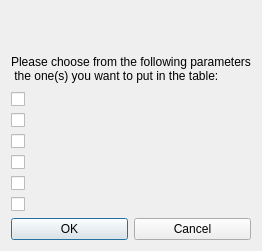
<?xml version="1.0" encoding="UTF-8"?>
<ui version="4.0">
 <class>selectParaDialog</class>
 <widget class="QDialog" name="selectParaDialog">
  <property name="geometry">
   <rect>
    <x>0</x>
    <y>0</y>
    <width>233</width>
    <height>251</height>
   </rect>
  </property>
  <property name="sizePolicy">
   <sizepolicy hsizetype="MinimumExpanding" vsizetype="MinimumExpanding">
    <horstretch>0</horstretch>
    <verstretch>0</verstretch>
   </sizepolicy>
  </property>
  <property name="windowTitle">
   <string>Dialog</string>
  </property>
  <layout class="QVBoxLayout" name="verticalLayout_2">
   <item>
    <widget class="QLabel" name="locationlb">
     <property name="text">
      <string/>
     </property>
    </widget>
   </item>
   <item>
    <widget class="QLabel" name="label">
     <property name="text">
      <string>Please choose from the following parameters
 the one(s) you want to put in the table:</string>
     </property>
    </widget>
   </item>
   <item>
    <layout class="QVBoxLayout" name="verticalLayout">
     <item>
      <widget class="QCheckBox" name="cb1">
       <property name="text">
        <string/>
       </property>
      </widget>
     </item>
     <item>
      <widget class="QCheckBox" name="cb2">
       <property name="text">
        <string/>
       </property>
      </widget>
     </item>
     <item>
      <widget class="QCheckBox" name="cb3">
       <property name="text">
        <string/>
       </property>
      </widget>
     </item>
     <item>
      <widget class="QCheckBox" name="cb4">
       <property name="text">
        <string/>
       </property>
      </widget>
     </item>
     <item>
      <widget class="QCheckBox" name="cb5">
       <property name="text">
        <string/>
       </property>
      </widget>
     </item>
     <item>
      <widget class="QCheckBox" name="cb6">
       <property name="text">
        <string/>
       </property>
      </widget>
     </item>
    </layout>
   </item>
   <item>
    <layout class="QHBoxLayout" name="horizontalLayout">
     <item>
      <widget class="QPushButton" name="okButton">
       <property name="text">
        <string>OK</string>
       </property>
      </widget>
     </item>
     <item>
      <widget class="QPushButton" name="cancelButton">
       <property name="text">
        <string>Cancel</string>
       </property>
      </widget>
     </item>
    </layout>
   </item>
  </layout>
 </widget>
 <tabstops>
  <tabstop>okButton</tabstop>
  <tabstop>cancelButton</tabstop>
  <tabstop>cb1</tabstop>
  <tabstop>cb2</tabstop>
  <tabstop>cb3</tabstop>
  <tabstop>cb4</tabstop>
  <tabstop>cb5</tabstop>
  <tabstop>cb6</tabstop>
 </tabstops>
 <resources/>
 <connections/>
</ui>
